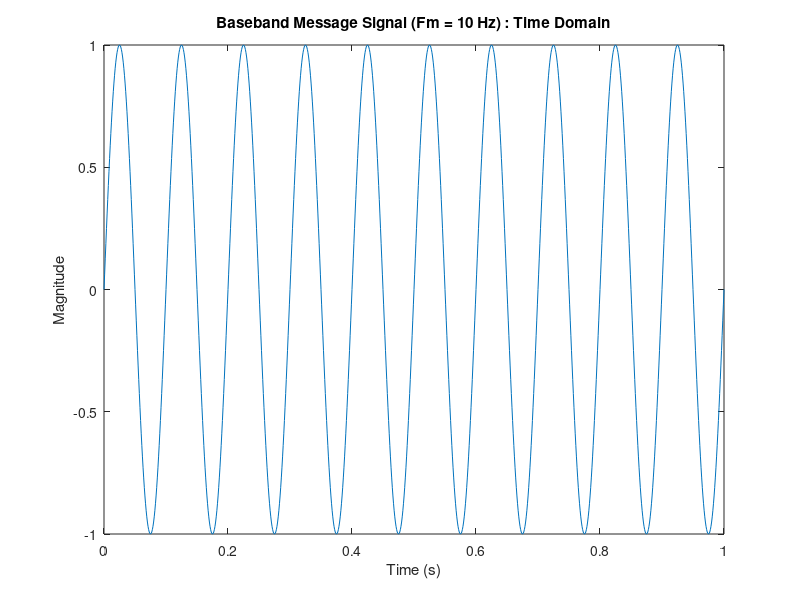
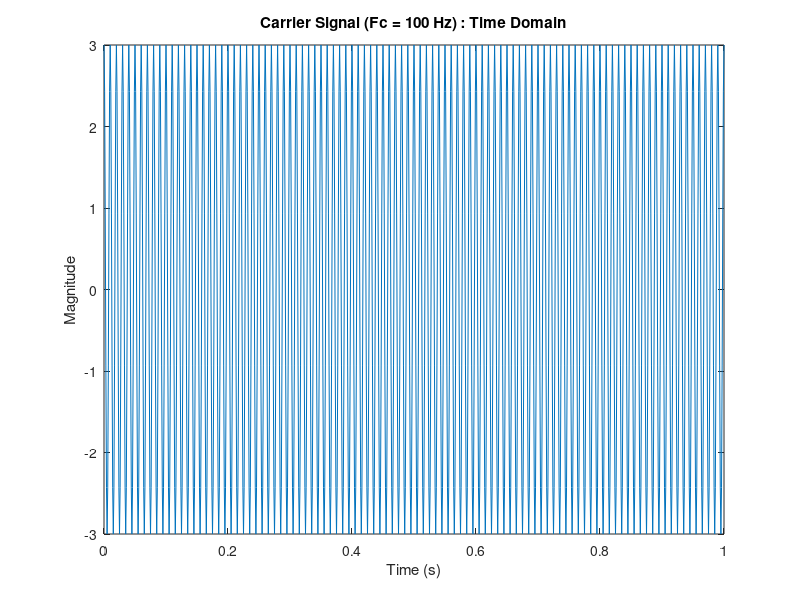

MATLAB code to generate these figures, in order: (Note: this script raises an error after producing the figures.)
%Double Sideband Suppressed Carrier (DSB-SC) Amplitude Modulation
%Simulation

%Message Signal Parameters
Am = 1; %Volts (V)
Fm = 10; %Hertz (Hz)

%Carrier Signal Parameters
Ac = 3; %Volts (V)
Fc = 100; %Hertz (Hz)

%Sampling Parameters
Fs = 1000; %Hertz (Hz)
Ts = 1/Fs; %Seconds (s)

%Time Vector for Simulation
t = 0:Ts:1; %Seconds (s)

%Frequency Vector for Simulation
fVector = linspace(-Fs/2, Fs/2, length(t)); %Hertz (Hz)
%%
%Baseband Message Signal Generation
baseSig = Am*sin(2*pi*Fm*t); %Volts (V)

%Plotting Message Signal
figure(1);

%Time Domain Plot
plot(t, baseSig);
title('Baseband Message Signal (Fm = 10 Hz) : Time Domain');
xlabel('Time (s)');
ylabel('Magnitude');
%%
%Carrier Signal Generation
carSig = Ac*cos(2*pi*Fc*t);

%Plotting Carrier Signal
figure(2);

%Time Domain Plot
plot(t, carSig);
title('Carrier Signal (Fc = 100 Hz) : Time Domain');
xlabel('Time (s)');
ylabel('Magnitude');
%%
%Modulated Passband Signal Generation

%Using the created function for DSB-SC Amplitude Modulation
modSig = dsbModulator(baseSig, Ac, Fc, Fs);

%Fourier Transform Calculation for Modulated Signal
modSigFFT = fftshift(fft(modSig));

%Plotting Modulated Signal
figure(3);
sgtitle('Modulated Passband Signal');

%Time Domain Plot
subplot(2, 1, 1);
plot(t, modSig);
title('Time Domain');
xlabel('Time (s)');
ylabel('Magnitude');

%FFT Magnitude Plot
subplot(2, 1, 2);
plot(fVector, abs(modSigFFT));
title('Frequency Domain : Magnitude');
xlabel('Frequency (Hz)');
ylabel('Magnitude');
%%
%Demodulating Modulated Passband Signal

%Using the created function for DSB-SC Amplitude Demodulation
demodSig = dsbDemodulator(modSig, Am, Fm, Fc, Fs);

%Fourier Transform Calculation for Demodulated Signal
demodSigFFT = fftshift(fft(demodSig));

%Plotting Demodulated Signal
figure(4);
sgtitle('Demodulated Signal');

%Time Domain Plot
subplot(2, 1, 1);
plot(t, demodSig);
title('Time Domain');
xlabel('Time (s)');
ylabel('Magnitude');

%FFT Magnitude Plot
subplot(2, 1, 2);
plot(fVector, abs(demodSigFFT));
title('Frequency Domain : Magnitude');
xlabel('Frequency (Hz)');
ylabel('Magnitude');